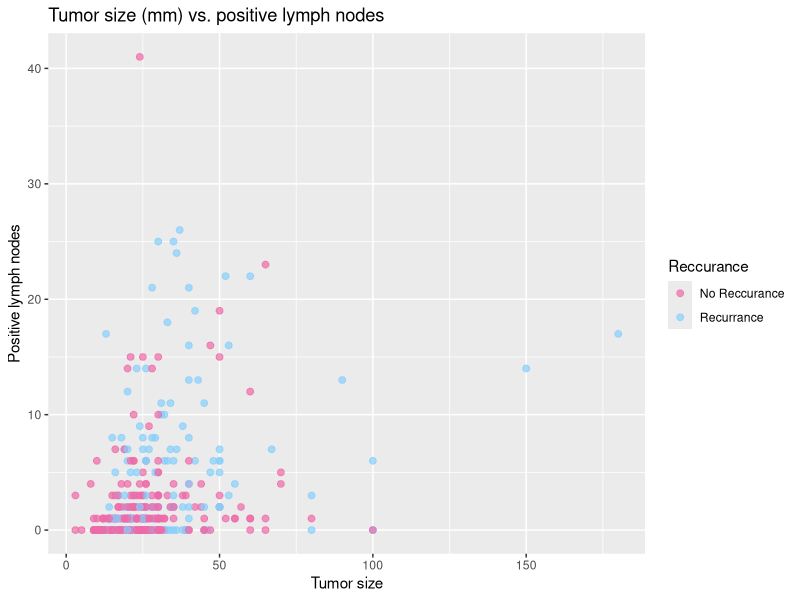
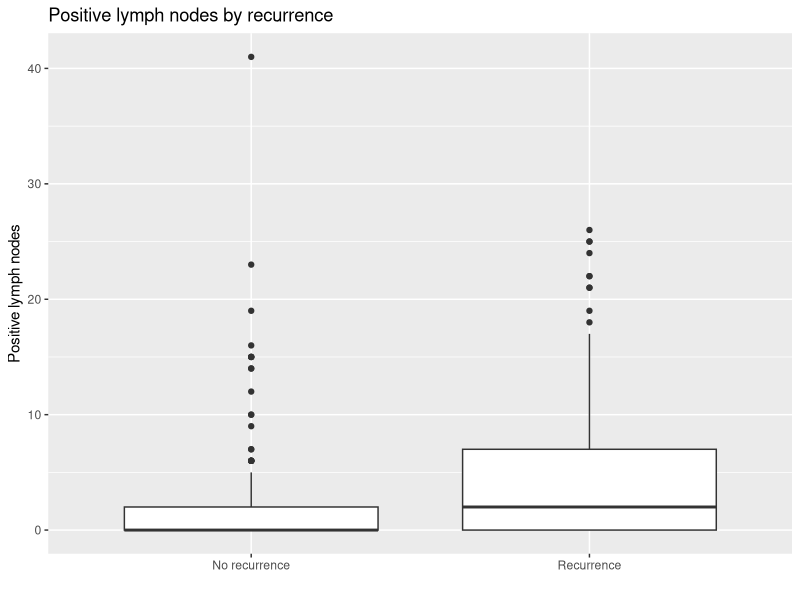
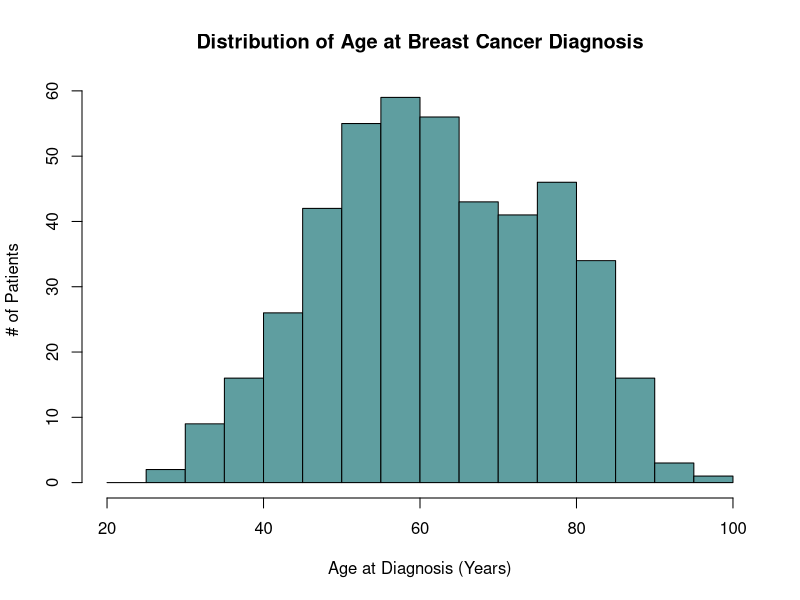
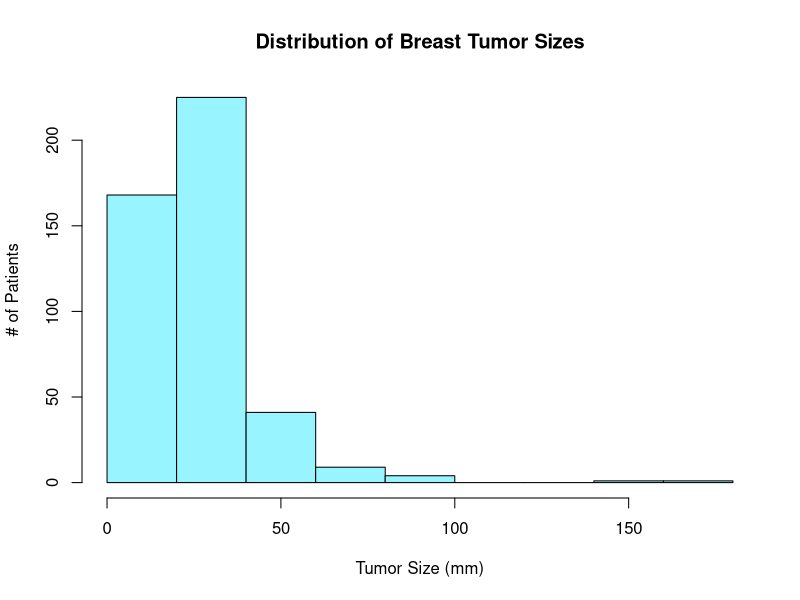
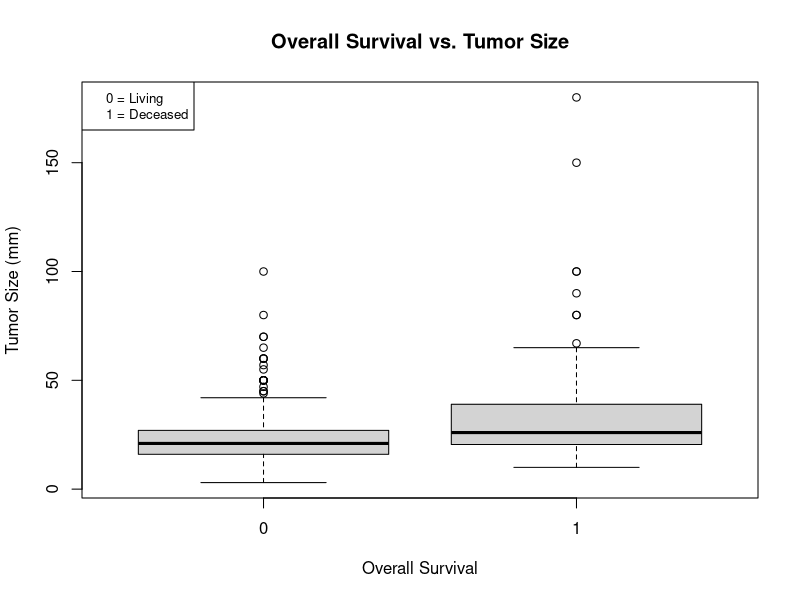
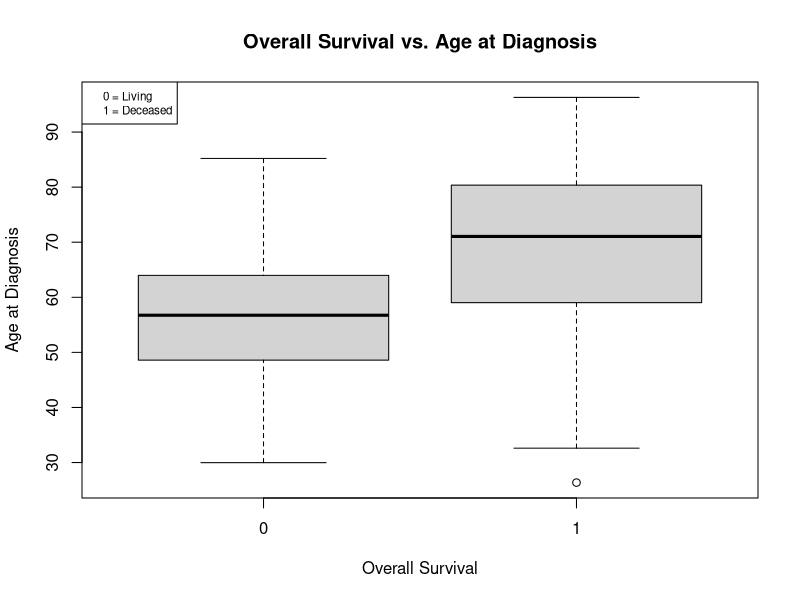

Write the R code that produced these figures, in order.
## ---- chunk 1

library(tidyverse)
cleaned_df <- read_csv("cleaned_clinical_data.csv") %>%
  mutate(Reccurance = factor(RFS_BOOL, levels = c(0,1),
                             labels = c("No Reccurance", "Recurrance")))

ggplot(cleaned_df, aes(TUMOR_SIZE, LYMPH_NODES_EXAMINED_POSITIVE, color = Reccurance)) +
  geom_point(size = 2, alpha = 0.7) + scale_color_manual(values = c("hotpink2", "lightskyblue")) +
  labs(title = "Tumor size (mm) vs. positive lymph nodes",
       x = "Tumor size",
       y = "Positive lymph nodes")


## ---- chunk 2

ggplot(cleaned_df, aes(x = factor(RFS_BOOL, labels = c("No recurrence", "Recurrence")),
                       y = LYMPH_NODES_EXAMINED_POSITIVE)) +
  geom_boxplot() +
  labs(title = "Positive lymph nodes by recurrence",
       x = "", y = "Positive lymph nodes")
## ---- chunk 3
# histograms

hist(cleaned_df$AGE_AT_DIAGNOSIS, main = "Distribution of Age at Breast Cancer Diagnosis", xlab = "Age at Diagnosis (Years)", ylab = "# of Patients", breaks = seq(20,100, by = 5), col = "cadetblue")

hist(cleaned_df$TUMOR_SIZE, main = "Distribution of Breast Tumor Sizes", xlab = "Tumor Size (mm)", ylab = "# of Patients", col = "cadetblue1")
## ---- chunk 4
boxplot(TUMOR_SIZE ~ OS_BOOL, 
        data = cleaned_df,
        main = "Overall Survival vs. Tumor Size",
        xlab = "Overall Survival",
        ylab = "Tumor Size (mm)")
legend("topleft", c("0 = Living", "1 = Deceased"), cex = 0.8)
## ---- chunk 5
boxplot(AGE_AT_DIAGNOSIS ~ OS_BOOL, 
        data = cleaned_df,
        main = "Overall Survival vs. Age at Diagnosis",
        xlab = "Overall Survival",
        ylab = "Age at Diagnosis")
legend("topleft", c("0 = Living", "1 = Deceased"), cex = 0.7)
